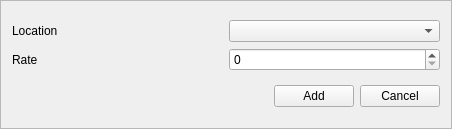
<?xml version="1.0" encoding="UTF-8"?>
<ui version="4.0">
 <class>AddCustomerRateFrame</class>
 <widget class="QFrame" name="AddCustomerRateFrame">
  <property name="geometry">
   <rect>
    <x>0</x>
    <y>0</y>
    <width>452</width>
    <height>129</height>
   </rect>
  </property>
  <property name="windowTitle">
   <string>Add Rate To Customer</string>
  </property>
  <property name="frameShape">
   <enum>QFrame::StyledPanel</enum>
  </property>
  <property name="frameShadow">
   <enum>QFrame::Raised</enum>
  </property>
  <layout class="QVBoxLayout" name="verticalLayout">
   <item>
    <layout class="QGridLayout" name="gridLayout">
     <item row="0" column="0">
      <widget class="QLabel" name="label">
       <property name="text">
        <string>Location</string>
       </property>
      </widget>
     </item>
     <item row="1" column="0">
      <widget class="QLabel" name="label_2">
       <property name="text">
        <string>Rate</string>
       </property>
      </widget>
     </item>
     <item row="0" column="1">
      <widget class="QComboBox" name="cmb_location"/>
     </item>
     <item row="1" column="1">
      <widget class="QSpinBox" name="spn_rate">
       <property name="minimum">
        <number>0</number>
       </property>
       <property name="maximum">
        <number>10000</number>
       </property>
      </widget>
     </item>
    </layout>
   </item>
   <item>
    <layout class="QHBoxLayout" name="horizontalLayout">
     <item>
      <spacer name="horizontalSpacer">
       <property name="orientation">
        <enum>Qt::Horizontal</enum>
       </property>
       <property name="sizeHint" stdset="0">
        <size>
         <width>40</width>
         <height>20</height>
        </size>
       </property>
      </spacer>
     </item>
     <item>
      <widget class="QPushButton" name="btn_add">
       <property name="text">
        <string>Add</string>
       </property>
      </widget>
     </item>
     <item>
      <widget class="QPushButton" name="btn_cancel">
       <property name="text">
        <string>Cancel</string>
       </property>
      </widget>
     </item>
    </layout>
   </item>
  </layout>
 </widget>
 <resources/>
 <connections>
  <connection>
   <sender>btn_cancel</sender>
   <signal>clicked()</signal>
   <receiver>AddCustomerRateFrame</receiver>
   <slot>close()</slot>
   <hints>
    <hint type="sourcelabel">
     <x>398</x>
     <y>100</y>
    </hint>
    <hint type="destinationlabel">
     <x>225</x>
     <y>63</y>
    </hint>
   </hints>
  </connection>
 </connections>
</ui>
